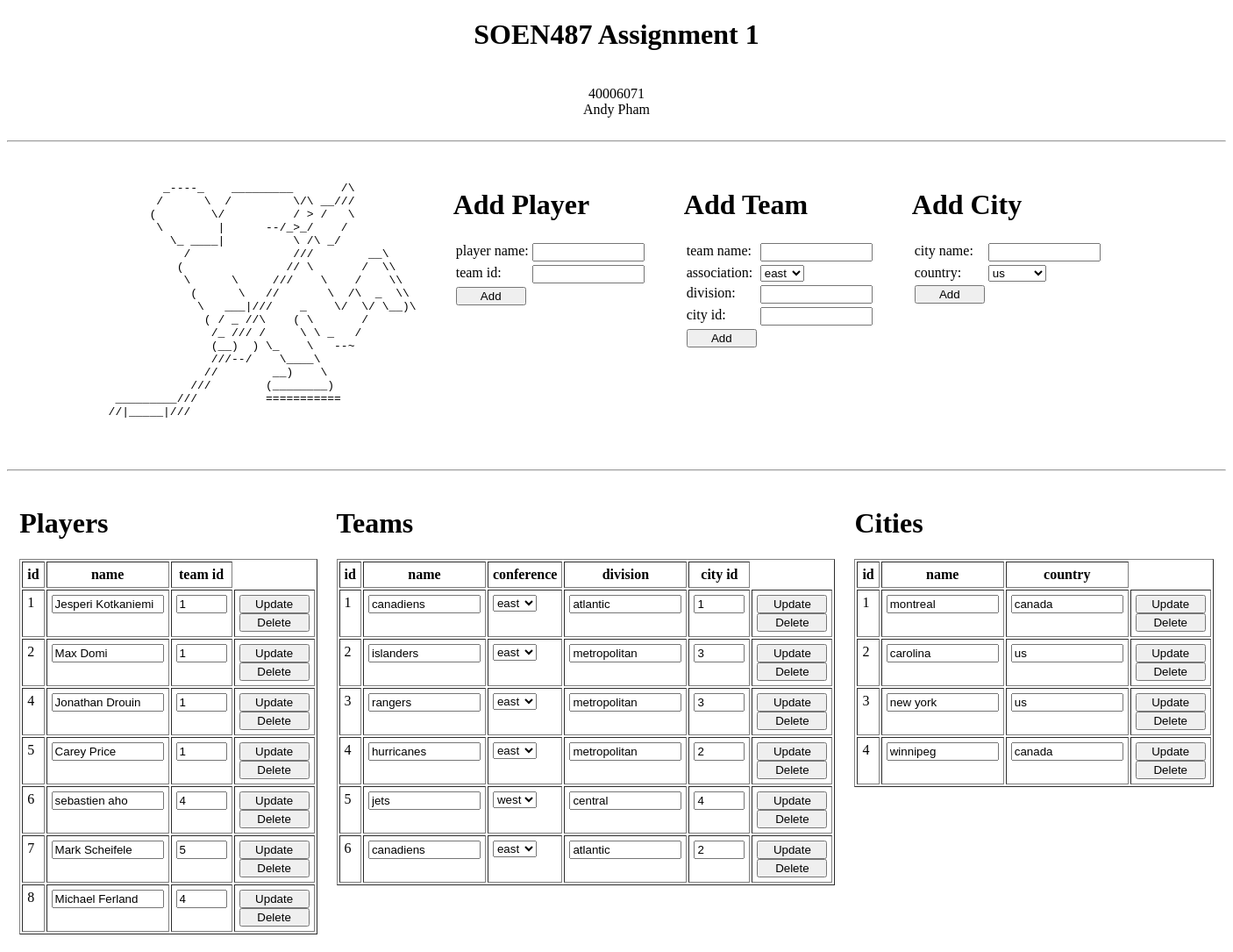
Page /home on the earlier database version.
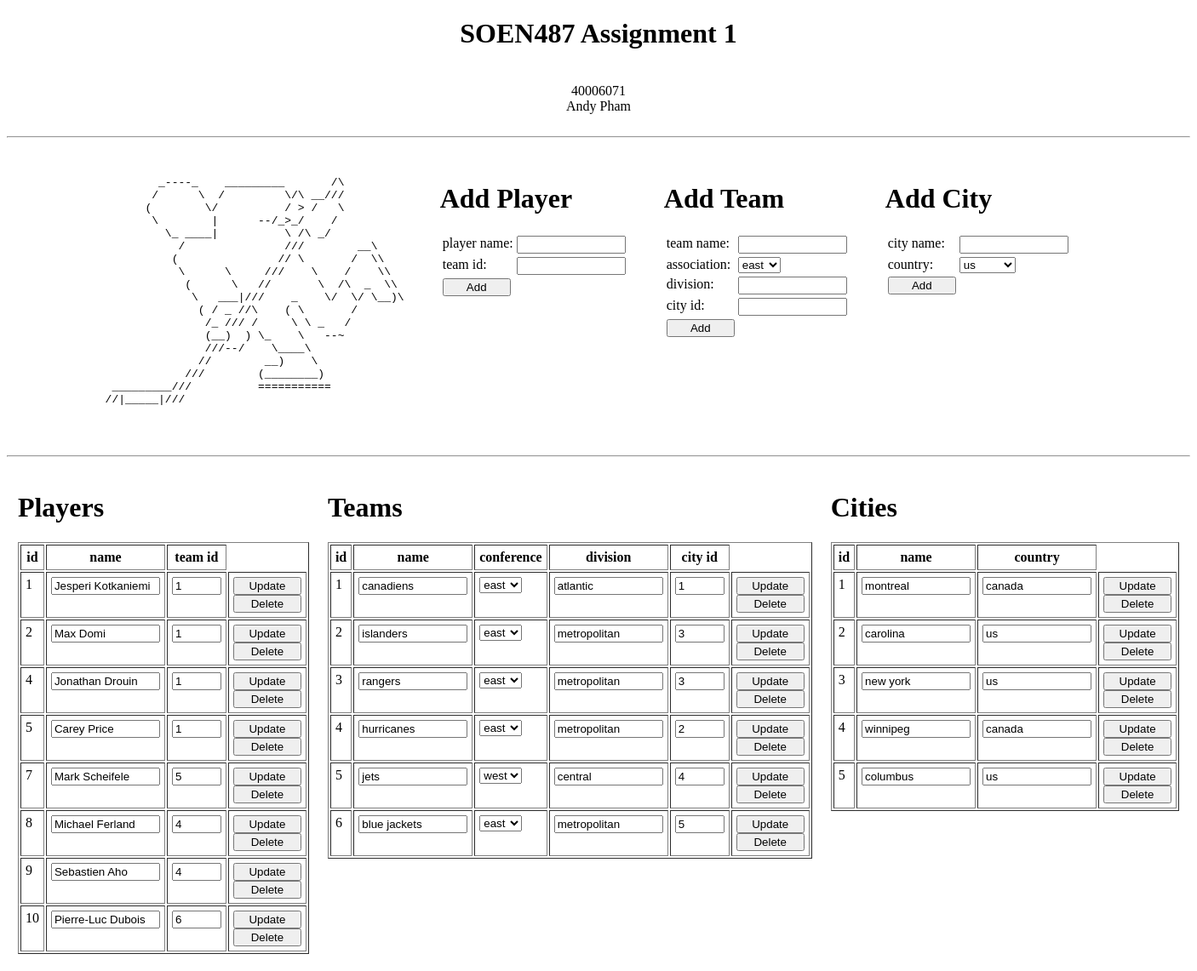
Same page on the later database version.
### models.py (models this page shows, shortened)
class Player(db.Model):
    id = db.Column(db.Integer, primary_key=True)
    name = db.Column(db.Text, nullable=False)
    team_id = db.Column(db.Integer, db.ForeignKey('team.id'), nullable=False)

class Team(db.Model):
    id = db.Column(db.Integer, primary_key=True)
    team_name = db.Column(db.String(20), nullable=False)
    association = db.Column(db.String(20), nullable=False)
    division = db.Column(db.Integer, nullable=False)
    city_id = db.Column(db.Integer, db.ForeignKey('city.id'), nullable=False)
    players = db.relationship('Player', backref='player', lazy=True)

class City(db.Model):
    id = db.Column(db.Integer, primary_key=True)
    city_name = db.Column(db.String(20), nullable=False)
    country = db.Column(db.String(20), nullable=False)
    teams = db.relationship('Team', backref='team', lazy=True)

### main.py (the view)
@app.route('/home')
def home():
    json = {"title": "SOEN487 Assignment 1",
            "student": {"id": "40006071", "name": "Andy Pham"}}
    players = Player.query.all()
    teams = Team.query.all()
    cities = City.query.all()
    return render_template("index.html", json=json, players=players, teams=teams, cities=cities)

### templates/index.html (shortened to what this page needs)
<!DOCTYPE html>
<html lang="en">
<head>
</head>
<body>
<div align="center">
    <h1>{{ json.title|format|safe }}</h1><br>
    {{ json.student.id|format|safe }}<br>
    {{ json.student.name|format|safe }}<br><br>
    <hr>
</div>
<table cellpadding="20px">
    <tr>
        <td>
            <pre>
                    _----_    _________       /\
                   /      \  /         \/\ __///
                  (        \/          / > /   \
                   \        |      --/_>_/    /
                     \_ ____|          \ /\ _/
                       /               ///        __\
                      (               // \       /  \\
                       \      \     ///    \    /    \\
                        (      \   //       \  /\  _  \\
                         \   ___|///    _    \/  \/ \__)\
                          ( / _ //\    ( \       /
                           /_ /// /     \ \ _   /
                           (__)  ) \_    \   --~
                           ///--/    \____\
                          //        __)    \
                        ///        (________)
             _________///          ===========
            //|_____|///
            </pre>
        </td>
        <td>
            <h1>Add Player</h1>
            <form method="post" action="/player">
                <table>
                    <tr>
                        <td>player name:</td>
                        <td><input type="text" name="name"><br></td>
                    </tr>
                    <tr>
                        <td> team id:</td>
                        <td><input type="number" name="team_id" min="1"><br></td>
                    </tr>
                    <tr>
                        <td><input type="submit" value="Add"></td>
                    </tr>
                </table>
            </form>
        </td>
        <td>
            <h1>Add Team</h1>
            <form method="post" action="/team">
                <table>
                    <tr>
                        <td>team name:</td>
                        <td><input type="text" name="team_name"><br></td>
                    </tr>
                    <tr>
                        <td>association:</td>
                        <td><select name="association">
                            <option value="east">east</option>
                        </select><br>
                        </td>
                    </tr>
                    <tr>
                        <td>division:</td>
                        <td><input type="text" name="division"><br></td>
                    </tr>
                    <tr>
                        <td>city id:</td>
                        <td><input type="number" name="city_id" min="1"><br></td>
                    </tr>
                    <tr>
                        <td><input type="submit" value="Add"></td>
                    </tr>
                </table>
            </form>
        </td>
        <td>
            <h1>Add City</h1>
            <form method="post" action="/city">
                <table>
                    <tr>
                        <td>city name:</td>
                        <td><input type="text" name="city_name"><br></td>
                    </tr>
                    <tr>
                        <td>country:</td>
                    <td><select name="country">
                        <option value="us">us</option>
                    </select><br>
                    </td>
                    </tr>
                    <tr>
                        <td><input type="submit" value="Add"></td>
                    </tr>
                </table>
            </form>
        </td>
    </tr>
</table>
<hr>
<div>
    <table cellpadding="10px" align="center">
        <tr>
            <td>{% include 'players.html' %}</td>
            <td>{% include 'teams.html' %}</td>
            <td>{% include 'cities.html' %}</td>
</div>
</body>
</html>

### templates/players.html (shortened to what this page needs)
<h1>Players</h1>
<table cellpadding="5px" border="1">
    <tr>
        <th>id</th>
        <th>name</th>
        <th>team id</th>
    </tr>
    {% for player in players %}
        <form method="post" action="/player">
            <tr>
                <td>{{ player.id }}</td>
                <td><input type="text" value="{{ player.name }}" name="name"></td>
                <td><input id="id_input" type="number" min="1" value="{{ player.team_id }}" name="team_id"></td>
                <td>
                    <input type="submit" value="Update"></form><br>
                    <form method="post" action="/player/{{player.id}}">
                        <input type="submit" value="Delete">
                    </form>
                </td>
            </tr>
    {% endfor %}
</table>

### templates/teams.html (shortened to what this page needs)
<h1>Teams</h1>
<table cellpadding="5px" border="1">
    <tr>
        <th>id</th>
        <th>name</th>
        <th>conference</th>
        <th>division</th>
        <th>city id</th>
    </tr>
    {% for team in teams %}
        <form method="post" action="/team">
        <tr>
            <td>{{ team.id }}</td>
            <td><input type="text" value="{{ team.team_name }}" name="team_name"></td>
            <td>
                <select name="association">
                    <option value="{{ team.association }}" selected="selected">{{ team.association }}</option>
                </select>
            </td>
            <td><input type="text" value="{{ team.division }}" name="division"></td>
            <td><input id="id_input" type="number" min="1" value="{{ team.city_id }}" name="city_id"></td>
            <td>
                <input type="submit" value="Update"></form><br>
                <form method="post" action="/team/{{team.id}}">
                    <input type="submit" value="Delete">
                </form>
            </td>
    {% endfor %}

### templates/cities.html (shortened to what this page needs)
<h1>Cities</h1>
<table cellpadding="5px" border="1">
    <tr>
        <th>id</th>
        <th>name</th>
        <th>country</th>
    </tr>
    {% for city in cities%}
         <form method="post" action="/city">
        <tr>
            <td>{{ city.id }}</td>
            <td><input type="text" value="{{ city.city_name }}" name="city_name"></td>
            <td><input type="text" value="{{ city.country}}" name="country"></td>
            <td>
                <input type="submit" value="Update"></form>
                 <form method="post" action="/city/{{city.id}}">
                     <input type="submit" value="Delete">
                 </form>
            </td>
    {% endfor %}

### templates/index.html (style rules this page uses)
table td { vertical-align: top; }
input { width: 120px; }
#id_input { width: 50px; }
input[type=submit] { width: 80px; }

Differences in the rows shown:
removed Player: id "6", name "sebastien aho", team_id "4"
added Player: id "9", name "Sebastien Aho", team_id "4"
added Player: id "10", name "Pierre-Luc Dubois", team_id "6"
changed Team id 6: team_name "canadiens" → "blue jackets"; division "atlantic" → "metropolitan"; city_id "2" → "5"
added City: id "5", city_name "columbus", country "us"
